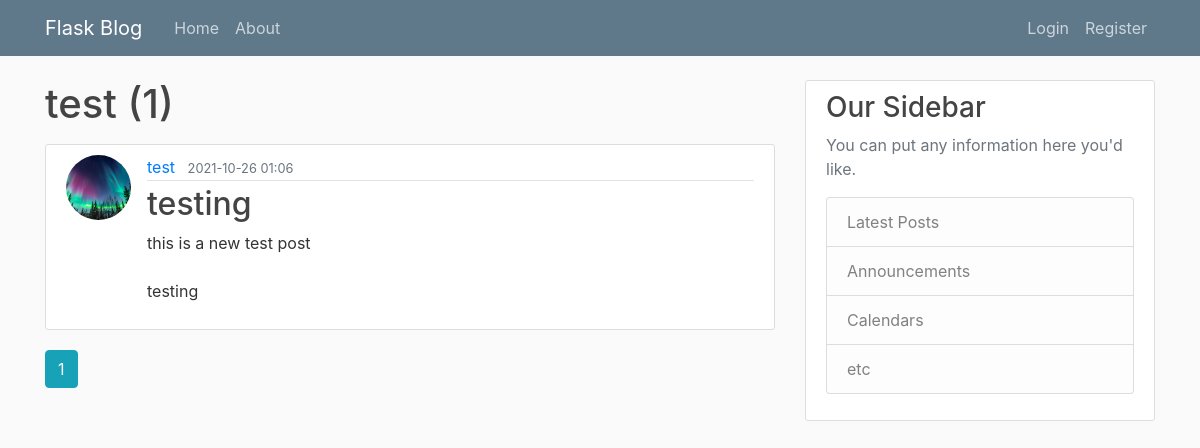
The page /user/test on the database as committed earlier.
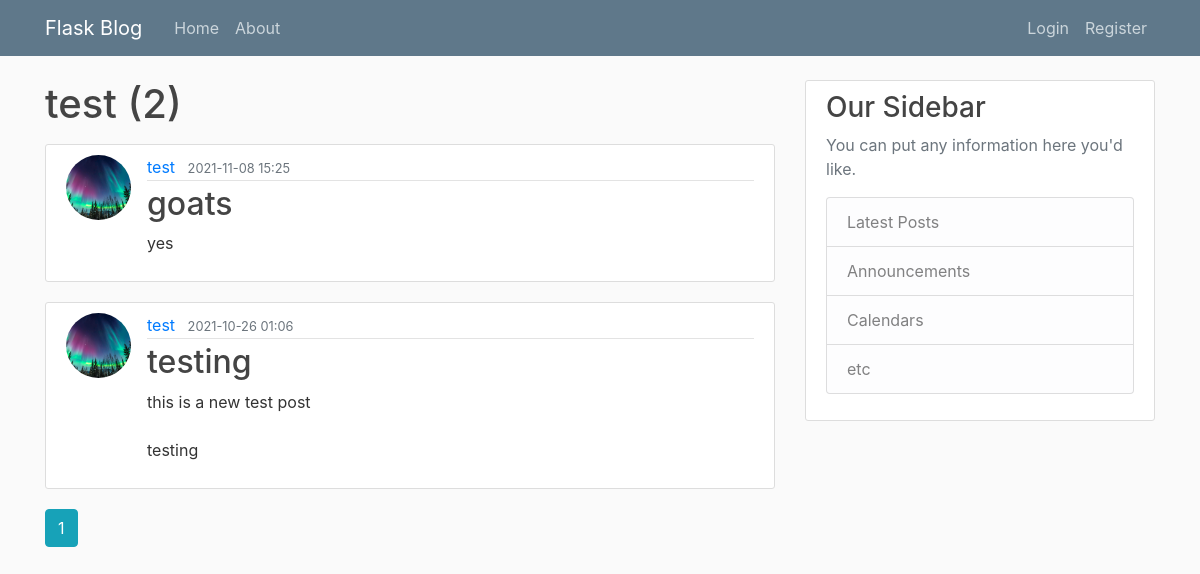
The same page on the database as committed later.
### main/models.py (models this page shows, shortened)
class Post(db.Model):
    id = db.Column(db.Integer, primary_key=True)
    title = db.Column(db.String(100), nullable=False)
    date_posted = db.Column(db.DateTime, nullable=False, default=utc_to_local(datetime.utcnow()))
    content = db.Column(db.Text, nullable=False)
    user_id = db.Column(db.Integer, db.ForeignKey('user.id'), nullable=False)

class User(db.Model, UserMixin):
    id = db.Column(db.Integer, primary_key=True)
    username = db.Column(db.String(20), unique=True, nullable=False)
    email = db.Column(db.String(120), unique=True, nullable=False)
    image_file = db.Column(db.String(20), nullable=False, default='default.jpg')
    password = db.Column(db.String(60), nullable=False)
    posts = db.relationship('Post', backref='author', lazy=True)

### main/users/routes.py (the view)
@users.route("/user/<string:username>")
def user_posts(username):
    page = request.args.get('page', 1, type=int)
    user = User.query.filter_by(username=username).first_or_404()
    posts = Post.query.filter_by(author=user)\
        .order_by(Post.date_posted.desc())\
        .paginate(page=page, per_page=5)
    return render_template('user_posts.html', posts=posts, user=user)

### main/templates/user_posts.html
{% extends "layout.html" %}
{% block content %}
    <h1 class="mb-3">{{ user.username }} ({{ posts.total }})</h1>
   {% for post in posts.items%}
        <article class="media content-section">
            <img class="rounded-circle article-img" src="{{ url_for('static', filename='profile_pics/' + post.author.image_file) }}">
          <div class="media-body">
            <div class="article-metadata">
              <a class="mr-2" href="{{ url_for('users.user_posts', username=post.author.username) }}">{{ post.author.username }}</a>
              <small class="text-muted">{{ post.date_posted.strftime('%Y-%m-%d %H:%M') }}</small>
            </div>
            <h2><a class="article-title" href="{{ url_for('posts.post', post_id=post.id) }}">{{ post.title }}</a></h2>
            <p class="article-content">{{ post.content }}</p>
          </div>
        </article>
   {% endfor %}
    {% for page_num in posts.iter_pages(left_edge=1, right_edge=1, left_current=1, right_current=3) %}
        {% if page_num %}
            {% if posts.page == page_num %}
            <a class="btn btn-info mb-4" href="{{ url_for('users.user_posts', username=user.username, page=page_num) }}">{{ page_num }}</a>
            {% else %}
            <a class="btn btn-outline-info mb-4" href="{{ url_for('users.user_posts', username=user.username, page=page_num) }}">{{ page_num }}</a>
            {% endif %}
        {% else %}
            ...
        {% endif %}
    {% endfor %}
{% endblock content %}

Rows that differ between the two databases and show on the page:
added Post: image_file (placeholder picture), author.username "test", date_posted "2021-11-08 15:25", title "goats", content "yes"
Other text that changed with them:
{{ posts.total }}: "1" → "2"
